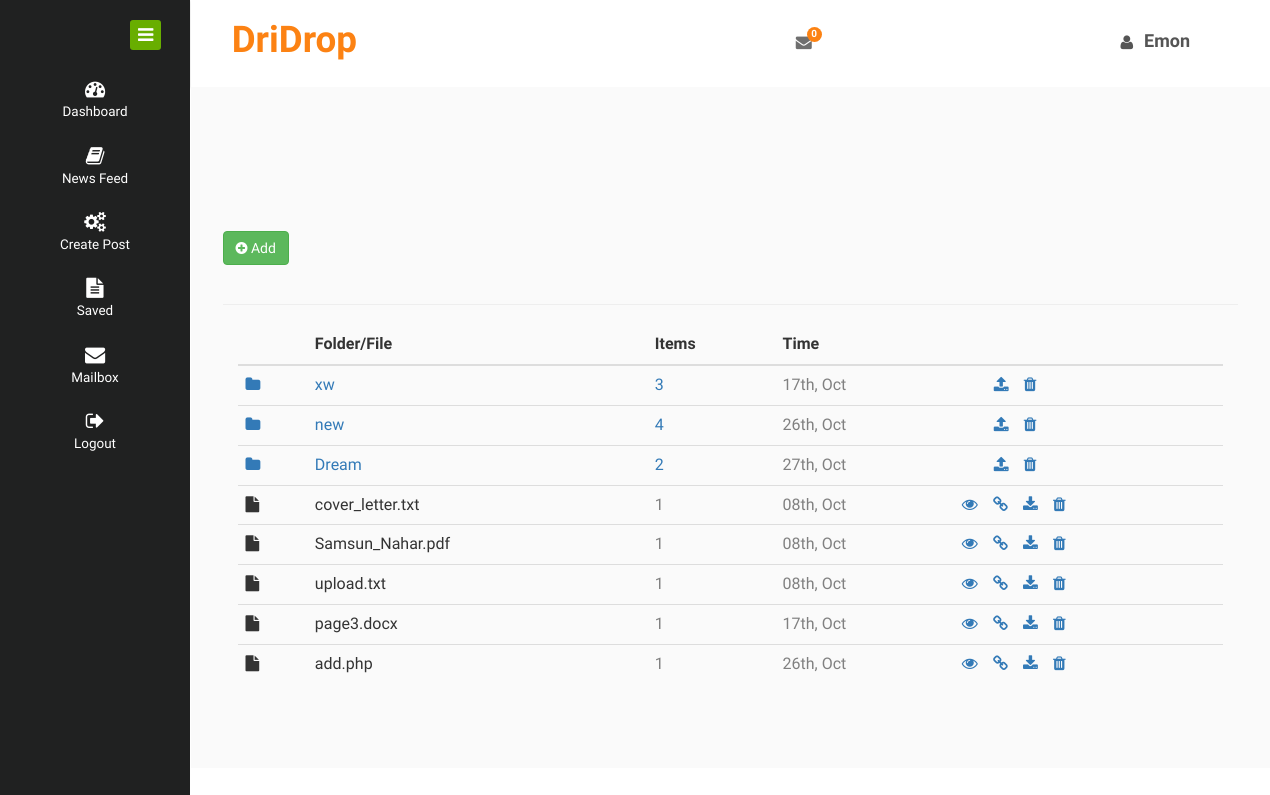
The app's page /main.php (signed in) with its own data.
### tables this page shows
CREATE TABLE `user` (
  `uname` varchar(255) NOT NULL,
  `uemail` varchar(255) NOT NULL,
  `upassword` varchar(255) NOT NULL
);

CREATE TABLE `folderlist` (
  `FoIder_ld` int(11) NOT NULL,
  `Fold_Mail` varchar(255) NOT NULL,
  `Folder_name` varchar(150) NOT NULL,
  `File_folder` varchar(255) NOT NULL,
  `Time` timestamp NOT NULL DEFAULT current_timestamp() ON UPDATE current_timestamp()
);

CREATE TABLE `filelist` (
  `Fid` int(11) NOT NULL,
  `File_Mail` varchar(255) NOT NULL,
  `File_name` varchar(255) NOT NULL,
  `File_Time` timestamp NOT NULL DEFAULT current_timestamp() ON UPDATE current_timestamp()
);

### main.php (the view, shortened to what this page needs)
<?php
require 'controller/db_credentials.php';
?>
<!DOCTYPE HTML>
<html>
<head>
<link href="css/bootstrap.css" rel="stylesheet" type="text/css" media="all">
<link href="css/style.css" rel="stylesheet" type="text/css" media="all"/>
<link href="css/font-awesome.css" rel="stylesheet">
</head>
<body>
<div class="page-container">
   <div class="left-content">
	   <div class="mother-grid-inner">
				<?php require 'header/navbar.php'; ?>
<div class="inner-block">
<table style="width: 100%">
  <tbody>
    <tr>
      <td>
<li class="dropdown head-dpdn">
          <button type="button" class="btn btn-success" style="margin-bottom: 5%"  data-toggle="dropdown" aria-expanded="false">
            <i class="fa fa-plus-circle"></i> Add
          </button>
                  </li>
      </td>
    </tr>
  </tbody>
</table>
<hr>
	<div class="col-md-12">
	        <div class="table-responsive">
                                <table class="table table-hover">
                                  <thead>
                                    <tr>
                                      <th></th>
                                      <th>Folder/File</th>
                                      <th>Items</th>
                                      <th>Time</th>
                                      <th></th>
                                  </tr>
                              </thead>
                              <tbody>
                              <?php
                              $foldqry = $conn->query("SELECT DISTINCT Folder_name FROM `folderlist` WHERE Fold_Mail = '$email'");
                              while ($row = $foldqry->fetch())
                              {
                                 $foldname = $row['Folder_name'];
                              ?>
                              <tr>
                                  <td><a href="file_in_folder.php?Folder_name=<?php echo $foldname;?>"><i class='fa fa-folder'></i></a></td>
                                  <td><a href="file_in_folder.php?Folder_name=<?php echo $foldname;?>"><?php echo $foldname;?></a></td>
                                  <?php
                                    $fcount = $conn->query("SELECT COUNT(File_folder) FROM `folderlist` WHERE (Folder_name = '$foldname' AND File_folder != '')");
                                    while ($row = $fcount->fetch())
                                    {
                                      $totalfile = $row["COUNT(File_folder)"];
                                      ?>
                                      <td style="color: grey"><a href="file_in_folder.php?Folder_name=<?php echo $foldname;?>"><?php echo $totalfile;?></a></td>
                                      <?php
                                    }
                                  ?>
                                  <?php
                                     $lastTime = $conn->query("SELECT * FROM `folderlist` WHERE Folder_name = '$foldname' ORDER BY `Time` DESC LIMIT 0 , 1");
                                     while ($row = $lastTime->fetch())
                                     {
                                       $uptime = date("dS, M", strtotime($row['Time']));
                                       $folderID = $row['FoIder_ld'];
                                     }
                                  ?>
                                  <td style="color: grey"><?php echo $uptime;?></td>
                                  <td>
                                  	<a href="file_in_folder.php?Folder_name=<?php echo $foldname;?>" style="margin-right: 0.7em;"><i class='fa fa-upload'></i></a>
                                      <a href="delete_folder.php?FoIder_ld=<?php echo $folderID;?>">
                                        <i class='fa fa-trash'></i>
                                      </a>
                                  </td>
                              </tr>
                              <?php
                              }
                              ?>
                             <?php
                              $foldqry = $conn->query("SELECT * FROM `filelist` WHERE File_Mail = '$email'");
                              while ($row = $foldqry->fetch())
                              {
                                 $filename = $row['File_name'];
                                 $filetime = date("dS, M", strtotime($row['File_Time']));
                                 $fid = $row['Fid'];
                              ?>
                              <tr>
                                  <td>
                                  	<i class='fa fa-file'></i>
                                  </td>
                                  <td><?php echo $filename;?></td>
                                  <td style="color: grey">1</td>
                                  <td style="color: grey">
                                    <?php echo $filetime;?>
                                  </td>
                                  <td>
                                   <a href="pdf_view.php?File_name=<?php echo $filename; ?>" style="margin-right: 0.7em;"><i class='fa fa-eye'></i></a>
                                  	<a href="link.php?File_name=<?php echo $filename; ?>" style="margin-right: 0.7em;" onclick="tab();">
                                      <i class='fa fa-link'></i>
                                    </a>
                                    <a href="uploads/<?php echo $filename; ?>" download="<?php echo $filename; ?>" style="margin-right: 0.7em;">
                                     <i class='fa fa-download'></i>
                                   </a>
                                  <a href="delete_file.php?Fid=<?php echo $fid; ?>"><i class='fa fa-trash'></i></a>
                                </td>
                               <?php
                              }
                              ?>
                          </tbody>
                      </table>
                  </div>
    </div>
    <div class="clearfix"> </div>
</div>
</div>
</div>
    <?php require 'header/category.php'; ?>
</body>
</html>

### header/navbar.php (shortened to what this page needs)
<?php
require 'controller/db_credentials.php';
if (isset($_SESSION['uemail']))
{
	$email = $_SESSION['uemail'];
}
?>
<div class="header-main">
	<div class="header-left">
		<div class="logo-name">
			<a href="index.php">
				<h1>DriDrop</h1>
			</a>
		</div>
	   <div class="clearfix"> </div>
	</div>
	<div class="header-right">
		<div class="profile_details_left">
			<?php
			$notify = $conn->query("SELECT COUNT(Status) FROM `sharewith` WHERE Receiver = '$email' && Status = 0");
			while ($row = $notify->fetch())
			{
				$num = $row['COUNT(Status)'];
			}
?>
			<ul class="nofitications-dropdown">
				<li class="dropdown head-dpdn">
				<a href="#" class="dropdown-toggle" data-toggle="dropdown" aria-expanded="false">
					<i class="fa fa-envelope"></i>
					<span class="badge"><?php echo $num; ?></span>
				</a>
				</li>
			</ul>
			<div class="clearfix"> </div>
		</div>
		<div class="profile_details">
			<ul>
				<li class="dropdown profile_details_drop">
					<a href="#" class="dropdown-toggle" data-toggle="dropdown" aria-expanded="false">
						<div class="profile_img" style="margin-top: 0.5em;color: #555;">	<span class="prfil-img" style="margin-top: 0.5em;">
							<i class="fa fa-user"></i>
						</span>
						<div class="user-name">
							<?php
							if (isset($_SESSION['uemail']))
							{
								$email = $_SESSION['uemail'];
								$userqry = $conn->query("SELECT uname FROM `user` WHERE uemail = '$email'");
								while ($row = $userqry->fetch())
								{
									$username = $row['uname'];
								}
							}
							?>
							<h4><b><?php echo $username;?></b></h4>
						</div>
					</div>
				</a>
			</li>
		</ul>
	</div>
	<div class="clearfix"> </div>
</div>
<div class="clearfix"> </div>
</div>

### header/category.php (shortened to what this page needs)
	<div class="sidebar-menu" style="position: fixed;">
		  	<div class="logo"> <a href="#" class="sidebar-icon"> <span class="fa fa-bars"></span> </a>  </div>
		    <div class="menu">
		      <ul id="menu">
		        <li id="menu-home" ><a href="main.php"><i class="fa fa-tachometer"></i><span>Dashboard</span></a></li>
		        <li id="menu-comunicacao" ><a href="post.php"><i class="fa fa-book nav_icon"></i><span>News Feed</span></span></a>
		         </li>
		        <li><a href="create_post.php"><i class="fa fa-cogs"></i><span>Create Post</span></a>
		        </li>
		        <li id="menu-academico" ><a href="saved.php"><i class="fa fa-file-text"></i><span>Saved</span></a>
		        </li>
		        <li><a href="inbox.php"><i class="fa fa-envelope"></i><span>Mailbox</span></a>
		        </li>
		        <li><a href="controller/logout.php"><i  class="fa fa-sign-out"></i><span>Logout</span></a>
		         </li>
		      </ul>
		    </div>
	 </div>
</div>

### records on screen
user: uname "Emon"
folderlist: Time "17th, Oct"
folderlist: Time "26th, Oct"
folderlist: Time "27th, Oct"
filelist: File_name "cover_letter.txt", File_Time "08th, Oct"
filelist: File_name "Samsun_Nahar.pdf", File_Time "08th, Oct"
filelist: File_name "upload.txt", File_Time "08th, Oct"
filelist: File_name "page3.docx", File_Time "17th, Oct"
filelist: File_name "add.php", File_Time "26th, Oct"

### other values on screen
$num "0"
$foldname "xw"
$totalfile "3"
$foldname "new"
$totalfile "4"
$foldname "Dream"
$totalfile "2"
